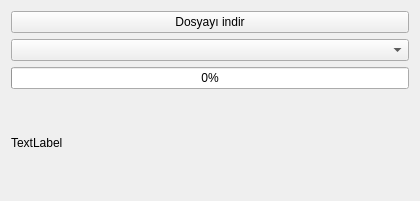
<?xml version="1.0" encoding="UTF-8"?>
<ui version="4.0">
 <class>MainWindow</class>
 <widget class="QMainWindow" name="MainWindow">
  <property name="geometry">
   <rect>
    <x>0</x>
    <y>0</y>
    <width>420</width>
    <height>201</height>
   </rect>
  </property>
  <property name="windowTitle">
   <string>MainWindow</string>
  </property>
  <widget class="QWidget" name="centralWidget">
   <layout class="QVBoxLayout" name="verticalLayout">
    <item>
     <widget class="QPushButton" name="pushButton">
      <property name="text">
       <string>Dosyayı indir</string>
      </property>
     </widget>
    </item>
    <item>
     <widget class="QComboBox" name="comboBox"/>
    </item>
    <item>
     <widget class="QProgressBar" name="progressBar">
      <property name="value">
       <number>0</number>
      </property>
     </widget>
    </item>
    <item>
     <spacer name="verticalSpacer">
      <property name="orientation">
       <enum>Qt::Vertical</enum>
      </property>
      <property name="sizeHint" stdset="0">
       <size>
        <width>20</width>
        <height>40</height>
       </size>
      </property>
     </spacer>
    </item>
    <item>
     <widget class="QLabel" name="label">
      <property name="text">
       <string>TextLabel</string>
      </property>
     </widget>
    </item>
    <item>
     <spacer name="verticalSpacer_2">
      <property name="orientation">
       <enum>Qt::Vertical</enum>
      </property>
      <property name="sizeHint" stdset="0">
       <size>
        <width>20</width>
        <height>40</height>
       </size>
      </property>
     </spacer>
    </item>
   </layout>
  </widget>
 </widget>
 <layoutdefault spacing="6" margin="11"/>
 <resources/>
 <connections/>
</ui>
